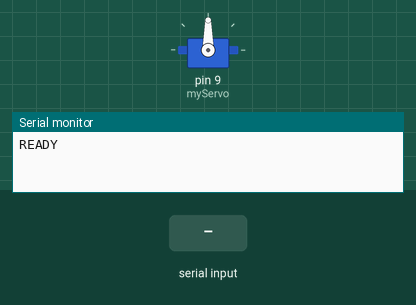
Simulated run of this sketch. Board: Arduino Uno, built with avr-gcc and run on an emulated ATmega328P. Parts: servo, the last lines printed to the serial monitor. Inputs (shaded band) come from the test bench.

Above: at 1.2 s.
1.3 s: "30,150\n" received over Serial
At 2.2 s:
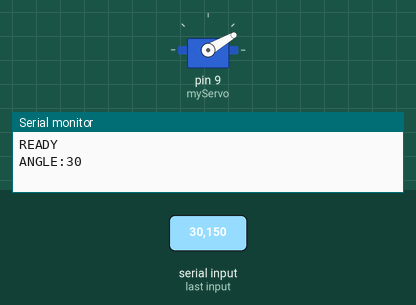
2.8 s: "5\n" received over Serial
At 3.2 s:
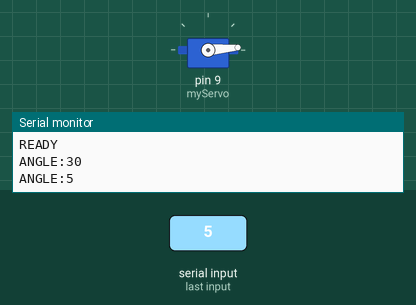
4.3 s: "90,45\n" received over Serial
At 5.7 s:
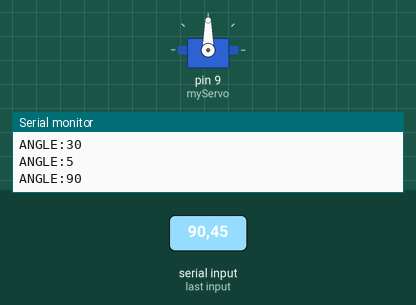
Timing chart, 0 to 7.3 s (numbered marks = the images above; inputs shaded):
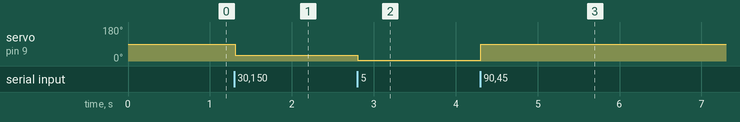

The sketch:

aruduino.ino
```cpp
#include <Servo.h>

Servo myServo;

void setup() {
  Serial.begin(9600);

  // サーボをD9に接続
  myServo.attach(9);

  // 最初は90度
  myServo.write(90);

  Serial.println("READY");
}

void loop() {
  if (Serial.available() > 0) {
    String data = Serial.readStringUntil('\n');
    data.trim();

    int angle = data.toInt();

    // 0～180度に制限
    if (angle >= 0 && angle <= 180) {
      myServo.write(angle);

      Serial.print("ANGLE:");
      Serial.println(angle);
    }
  }
}
```

Measured:
- after the input at 1.3 s, servo on pin 9 (myServo): 90° → 30° at once
- after the input at 2.8 s, servo on pin 9 (myServo): 30° → 5° at once
- after the input at 4.3 s, servo on pin 9 (myServo): 5° → 90° at once
